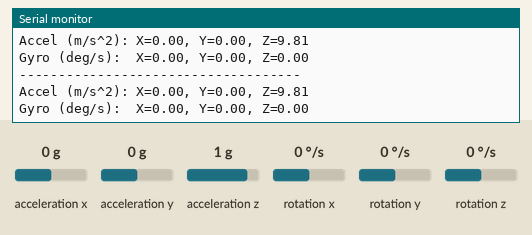
The sketch below on a simulated Arduino Uno, built with avr-gcc and run on an emulated ATmega328P. Parts: the last lines printed to the serial monitor. The test bench sets the inputs (shaded band); at power-on: acceleration x 0 g, acceleration y 0 g, acceleration z 1 g, rotation x 0 °/s, rotation y 0 °/s, rotation z 0 °/s.

Above: at 1.2 s.
1.3 s: acceleration x set to -1.4 g
At 1.3 s:
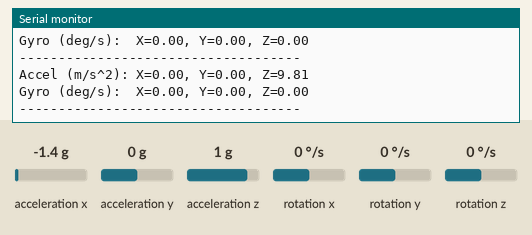
2.8 s: acceleration y set to -1.4 g
At 3.8 s:
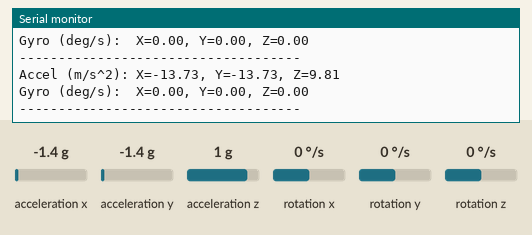
4.3 s: acceleration z set to -1.4 g
At 5.2 s:
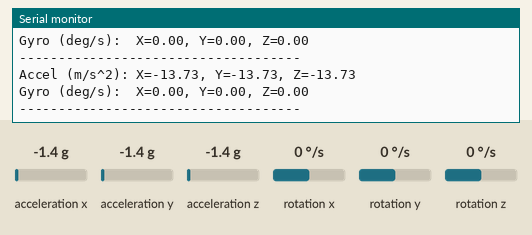
5.8 s: rotation x set to -192 °/s
At 7.1 s:
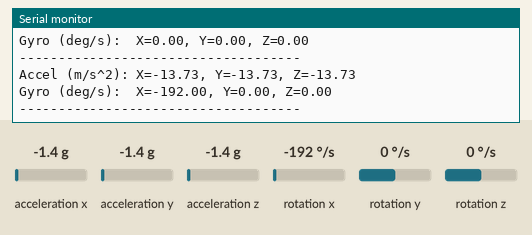
7.3 s: rotation y set to -192 °/s
At 8.0 s:
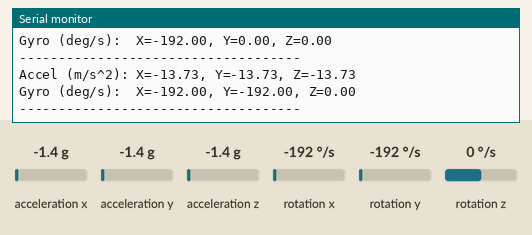

The sketch:

mpu6050.ino
```cpp
#include <Wire.h>
#include <MPU6050.h>

MPU6050 mpu;

// Scale factors for the MPU6050 (for a +/- 2g accel and +/- 250 deg/s gyro range)
const float ACCEL_SCALE_FACTOR = 16384.0;
const float GYRO_SCALE_FACTOR = 131.0;
const float GRAVITY = 9.80665; // Earth's gravity in m/s^2

void setup() {
  Serial.begin(9600);
  Serial.println("MPU6050 Acceleration and Gyro Test");

  Wire.begin();
  mpu.initialize();

  if (!mpu.testConnection()) {
    Serial.println("MPU6050 connection failed!");
    while (1) {}
  }
  Serial.println("MPU6050 connection successful!");
}

void loop() {
  int16_t ax, ay, az;
  int16_t gx, gy, gz;

  // Read raw motion data
  mpu.getMotion6(&ax, &ay, &az, &gx, &gy, &gz);

  // Convert raw accelerometer values to m/s^2
  float accelX = ((float)ax / ACCEL_SCALE_FACTOR) * GRAVITY;
  float accelY = ((float)ay / ACCEL_SCALE_FACTOR) * GRAVITY;
  float accelZ = ((float)az / ACCEL_SCALE_FACTOR) * GRAVITY;

  // Convert raw gyroscope values to degrees per second
  float gyroX = (float)gx / GYRO_SCALE_FACTOR;
  float gyroY = (float)gy / GYRO_SCALE_FACTOR;
  float gyroZ = (float)gz / GYRO_SCALE_FACTOR;

  // Print precise acceleration data in m/s^2 format
  Serial.print("Accel (m/s^2): ");
  Serial.print("X=");
  Serial.print(accelX);
  Serial.print(", Y=");
  Serial.print(accelY);
  Serial.print(", Z=");
  Serial.println(accelZ);

  // Print precise gyroscope data in deg/s format
  Serial.print("Gyro (deg/s):  ");
  Serial.print("X=");
  Serial.print(gyroX);
  Serial.print(", Y=");
  Serial.print(gyroY);
  Serial.print(", Z=");
  Serial.println(gyroZ);

  Serial.println("------------------------------------");
  delay(1000);
}
```

Measured:
- after the input at 2.8 s, the serial monitor: prints a new line after 0.44 s (image 2)
- after the input at 4.3 s, the serial monitor: prints a new line at once (image 3)
- after the input at 5.8 s, the serial monitor: prints a new line after 0.68 s (image 4)
- after the input at 7.3 s, the serial monitor: prints a new line after 0.24 s (image 5)
